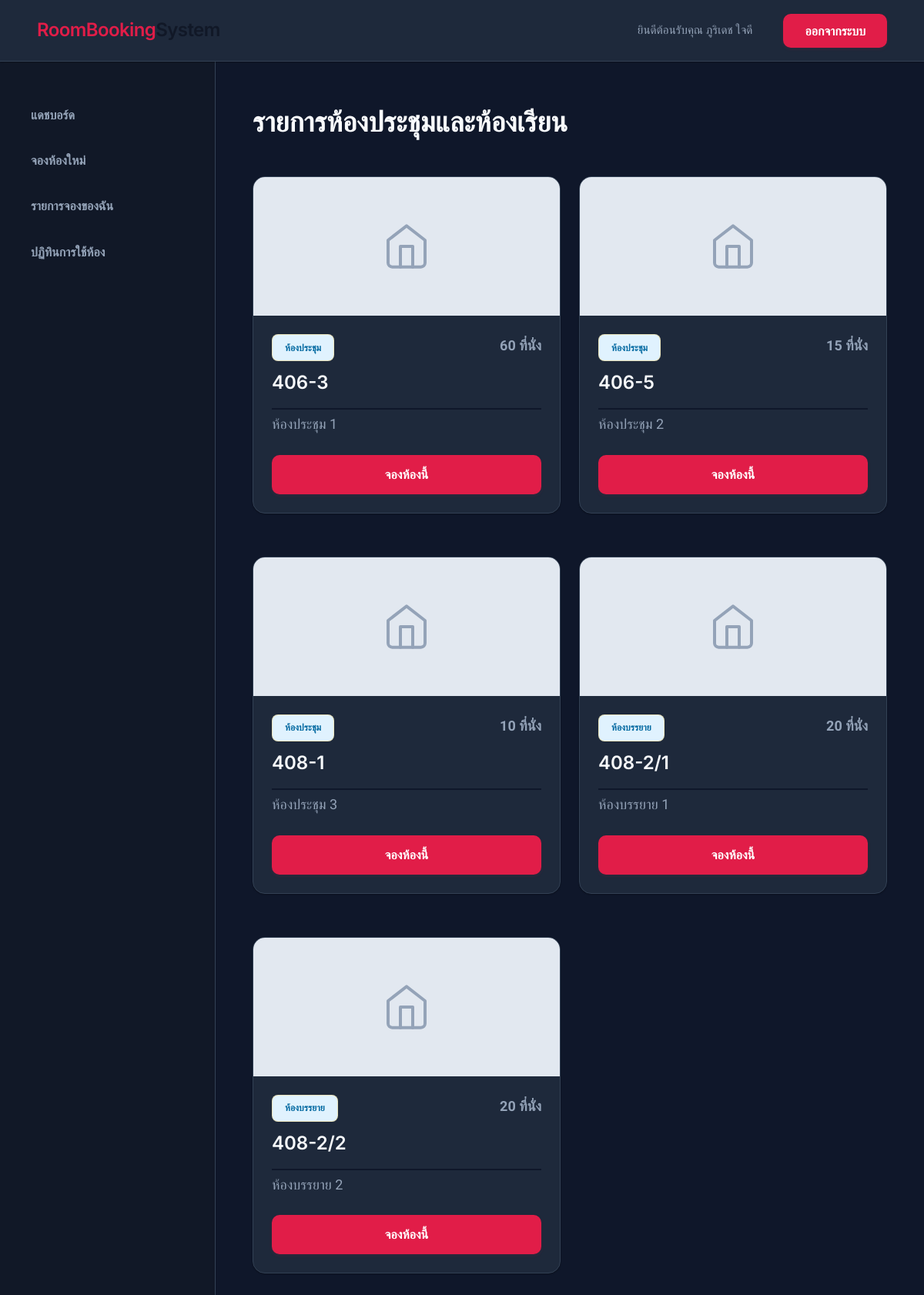
/rooms/ (signed in), run on the app's committed database.
### accounts/models.py (models this page shows, shortened)
class User(AbstractUser):
    ROLE_CHOICES = (
        ('LECTURER', 'อาจารย์'),
        ('ADMIN', 'เจ้าหน้าที่ (Admin)'),
    )
    role = models.CharField(
        max_length=10,
        choices=ROLE_CHOICES,
        default='LECTURER',
        verbose_name='สิทธิ์การใช้งาน'
    )
    phone = models.CharField(
        max_length=20,
        blank=True,
        null=True,
        verbose_name='เบอร์โทรศัพท์'
    )
    class Meta:
        verbose_name = 'ผู้ใช้งาน'
        verbose_name_plural = 'ผู้ใช้งาน'
    @property
    def is_admin(self):
        return self.role == 'ADMIN'

### rooms/models.py (models this page shows, shortened)
class Room(models.Model):
    ROOM_TYPES = (
        ('MEETING', 'ห้องประชุม'),
        ('LECTURE', 'ห้องบรรยาย'),
    )
    code = models.CharField(max_length=20, unique=True, verbose_name='รหัสห้อง')
    name = models.CharField(max_length=100, verbose_name='ชื่อห้อง')
    room_type = models.CharField(max_length=10, choices=ROOM_TYPES, verbose_name='ประเภท')
    capacity = models.IntegerField(verbose_name='จำนวนที่นั่ง')
    is_active = models.BooleanField(default=True, verbose_name='เปิดใช้งาน')
    image = models.ImageField(upload_to='rooms/', blank=True, null=True, verbose_name='รูปภาพห้อง')
    class Meta:
        verbose_name = 'ห้อง'
        verbose_name_plural = 'ห้อง'

### rooms/views.py (the view)
# urls.py: path('', views.room_list, name='room_list'),
def room_list(request):
    rooms = Room.objects.filter(is_active=True)
    return render(request, 'rooms/room_list.html', {'rooms': rooms})

### templates/rooms/room_list.html (shortened to what this page needs)
{% extends 'base.html' %}
{% block content %}
<div class="header-content" style="display: flex; justify-content: space-between; align-items: center; margin-bottom: 2rem;">
    <h1>รายการห้องประชุมและห้องเรียน</h1>
</div>
<div style="display: grid; grid-template-columns: repeat(auto-fill, minmax(320px, 1fr)); gap: 1.5rem;">
    {% for room in rooms %}
        <div class="card" style="padding: 0; overflow: hidden; display: flex; flex-direction: column;">
            <div style="height: 180px; background: #e2e8f0; display: flex; align-items: center; justify-content: center; overflow: hidden;">
                {% if room.image %}
                    <img src="{{ room.image.url }}" alt="{{ room.name }}" style="width: 100%; height: 100%; object-fit: cover;">
                {% else %}
                    <svg width="64" height="64" viewBox="0 0 24 24" fill="none" stroke="#94a3b8" stroke-width="1.5" stroke-linecap="round" stroke-linejoin="round">
                        <path d="M3 9l9-7 9 7v11a2 2 0 0 1-2 2H5a2 2 0 0 1-2-2z"></path>
                        <polyline points="9 22 9 12 15 12 15 22"></polyline>
                    </svg>
                {% endif %}
            </div>
            <div style="padding: 1.5rem; flex-grow: 1;">
                <div style="display: flex; justify-content: space-between; align-items: flex-start; margin-bottom: 0.5rem;">
                    <span class="badge badge-pending" style="background: #e0f2fe; color: #0369a1; font-size: 0.75rem;">
                        {{ room.get_room_type_display }}
                    </span>
                    <span style="font-weight: 600; color: var(--text-secondary);">{{ room.capacity }} ที่นั่ง</span>
                </div>
                <h3 style="margin-bottom: 0.25rem;">{{ room.code }}</h3>
                <p style="color: var(--text-secondary); margin-bottom: 1.5rem;">{{ room.name }}</p>
                <a href="/bookings/new/?room={{ room.id }}" class="btn btn-primary" style="width: 100%; justify-content: center;">
                    จองห้องนี้
                </a>
            </div>
        </div>
    {% empty %}
        <p>ไม่พบข้อมูลห้องในระบบ</p>
    {% endfor %}
</div>
{% endblock %}

### templates/base.html (shortened to what this page needs)
{% load static %}
<!DOCTYPE html>
<html lang="th">
<head>
    <link rel="stylesheet" href="{% static 'css/style.css' %}">
</head>
<body>
    <div class="dashboard-grid">
        <header>
            <div class="brand">
                <h2 style="color: var(--primary-color);">RoomBooking<span style="color: var(--accent-color);">System</span></h2>
            </div>
            <div class="user-info">
                {% if user.is_authenticated %}
                    <span>ยินดีต้อนรับคุณ {{ user.first_name|default:user.username }}</span>
                    <form action="{% url 'logout' %}" method="post" style="display: inline;">
                        <button type="submit" class="btn btn-primary" style="margin-left: 1rem; border: none; cursor: pointer;">ออกจากระบบ</button>
                    </form>
                {% else %}
                    <a href="{% url 'login' %}" class="btn btn-primary">เข้าสู่ระบบ</a>
                {% endif %}
            </div>
        </header>
        <aside class="sidebar">
            <nav>
                <a href="/" class="nav-link {% if request.path == '/' %}active{% endif %}">แดชบอร์ด</a>
                <a href="/bookings/new/" class="nav-link {% if '/bookings/new/' in request.path %}active{% endif %}">จองห้องใหม่</a>
                <a href="/bookings/my/" class="nav-link {% if '/bookings/my/' in request.path %}active{% endif %}">รายการจองของฉัน</a>
                <a href="/calendar/" class="nav-link {% if '/calendar/' in request.path %}active{% endif %}">ปฏิทินการใช้ห้อง</a>
            </nav>
        </aside>
        <main>
            {% block content %}
            {% endblock %}
        </main>
    </div>
</body>
</html>

### static/css/style.css (style rules this page uses)
:root { --primary-color: #e11d48; --secondary-color: #f6b500; --accent-color: #111827; --bg-color: #0f172a; --card-bg: #1e293b; --text-primary: #f8fafc; --text-secondary: #94a3b8; --border-color: #334155; --hover-bg: #2d3748; --success: #10b981; --pending: #f59e0b; --danger: #ef4444; --border-radius: 16px; --shadow-sm: 0 1px 2px 0 rgb(0 0 0 / 0.3); --shadow-md: 0 4px 6px -1px rgb(0 0 0 / 0.5), 0 2px 4px -2px rgb(0 0 0 / 0.5); --shadow-lg: 0 10px 15px -3px rgb(0 0 0 / 0.5); --transition: all 0.25s cubic-bezier(0.4, 0, 0.2, 1); }
* { margin: 0; padding: 0; box-sizing: border-box; }
body { background-color: var(--bg-color); color: var(--text-primary); line-height: 1.7; font-family: 'Sarabun', 'Inter', sans-serif; font-size: 18px; -webkit-font-smoothing: antialiased; }
h1, h2, h3, .nav-link, .btn { font-family: 'Inter', 'Kanit', sans-serif; font-weight: 600; }
.dashboard-grid { display: grid; grid-template-columns: 280px 1fr; grid-template-rows: 80px 1fr; grid-template-areas: "header header" "sidebar main"; height: 100vh; }
header { grid-area: header; background: var(--card-bg); display: flex; align-items: center; justify-content: space-between; padding: 0 3rem; box-shadow: 0 1px 2px 0 rgb(0 0 0 / 0.3); border-bottom: 1px solid var(--border-color); z-index: 50; }
.sidebar { grid-area: sidebar; background: var(--accent-color); color: white; padding: 2.5rem 1.25rem; overflow-y: auto; display: flex; flex-direction: column; gap: 1rem; border-right: 1px solid var(--border-color); }
main { grid-area: main; padding: 3rem; overflow-y: auto; background: var(--bg-color); }
.brand h2 { font-size: 1.5rem; letter-spacing: -0.025em; }
.user-info { display: flex; align-items: center; gap: 1.5rem; font-size: 0.95rem; color: var(--text-secondary); }
.nav-link { display: flex; align-items: center; padding: 1rem 1.25rem; color: #94a3b8; text-decoration: none; border-radius: 12px; font-size: 1rem; transition: var(--transition); }
.header-content h1 { font-size: 2.25rem; color: var(--text-primary); margin-bottom: 0.5rem; }
.card { background: var(--card-bg); border-radius: var(--border-radius); padding: 2.5rem; box-shadow: var(--shadow-sm); border: 1px solid var(--border-color); margin-bottom: 2rem; transition: var(--transition); }
.card h3 { font-size: 1.5rem; margin-bottom: 1.5rem; color: var(--text-primary); border-bottom: 2px solid var(--bg-color); padding-bottom: 0.75rem; }
.btn { padding: 0.75rem 1.75rem; border-radius: 10px; border: none; cursor: pointer; font-weight: 600; font-size: 1rem; transition: var(--transition); display: inline-flex; align-items: center; gap: 0.6rem; text-decoration: none; }
.btn-primary { background: var(--primary-color); color: white; box-shadow: 0 2px 4px rgba(225, 29, 72, 0.1); }
.badge { padding: 0.4rem 1rem; border-radius: 8px; font-size: 0.9rem; font-weight: 600; display: inline-block; }
.badge-pending { background: rgba(217, 119, 6, 0.15); color: #fbbf24; border: 1px solid rgba(251, 191, 36, 0.3); }

### data on the page
User: first_name "ภูริเดช ใจดี"
Room: room_type "ห้องประชุม", capacity "60", code "406-3", name "ห้องประชุม 1", {{ room.id }} 1 (drawn)
Room: room_type "ห้องประชุม", capacity "15", code "406-5", name "ห้องประชุม 2"
Room: room_type "ห้องประชุม", capacity "10", code "408-1", name "ห้องประชุม 3"
Room: room_type "ห้องบรรยาย", capacity "20", code "408-2/1", name "ห้องบรรยาย 1"
Room: room_type "ห้องบรรยาย", capacity "20", code "408-2/2", name "ห้องบรรยาย 2"
